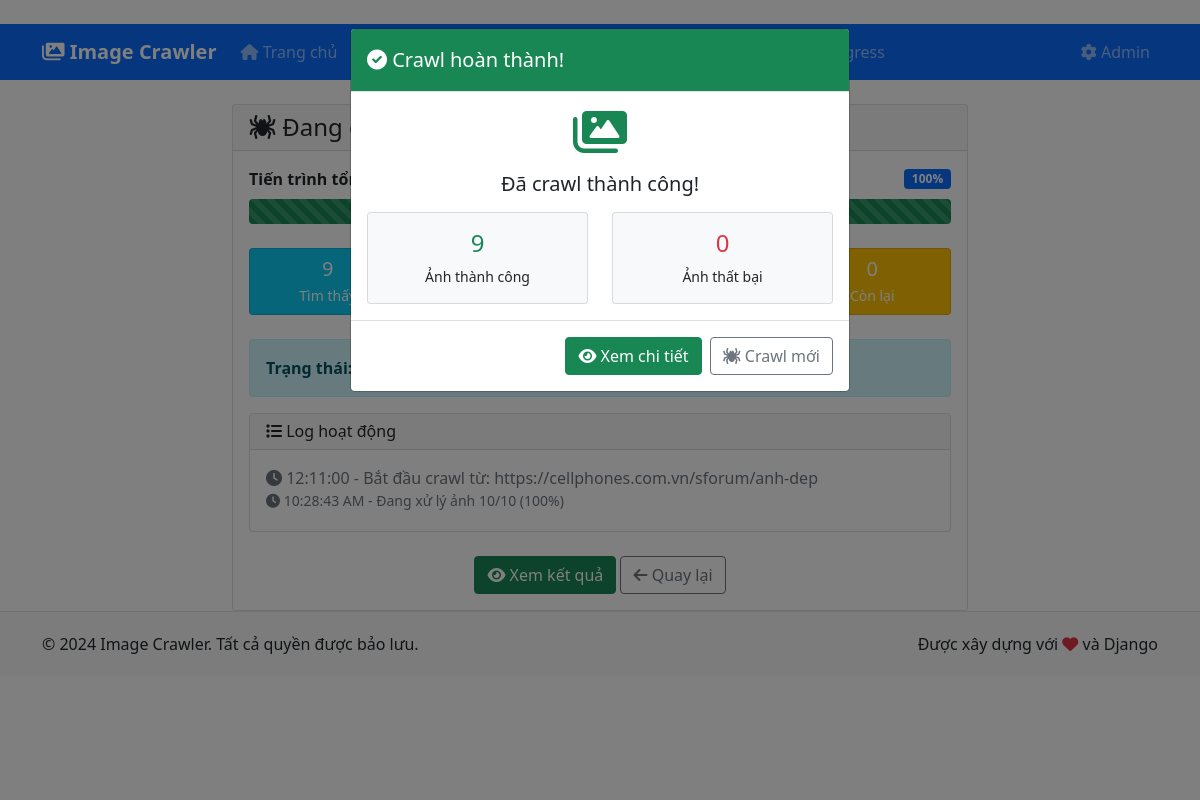
The page /progress/1/ on the database its author committed.
### image_crawler/models.py (models this page shows, shortened)
class CrawlSession(models.Model):
    target_url = models.URLField(verbose_name="URL mục tiêu", max_length=500)
    started_at = models.DateTimeField(verbose_name="Bắt đầu", default=timezone.now)
    finished_at = models.DateTimeField(verbose_name="Kết thúc", null=True, blank=True)
    total_images_found = models.PositiveIntegerField(verbose_name="Tổng ảnh tìm thấy", default=0)
    images_downloaded = models.PositiveIntegerField(verbose_name="Ảnh đã tải", default=0)
    images_failed = models.PositiveIntegerField(verbose_name="Ảnh thất bại", default=0)
    STATUS_CHOICES = [
        ('running', 'Đang chạy'),
        ('completed', 'Hoàn thành'),
        ('failed', 'Thất bại'),
        ('cancelled', 'Đã hủy'),
    ]
    status = models.CharField(
        verbose_name="Trạng thái",
        max_length=20,
        choices=STATUS_CHOICES,
        default='running'
    )
    notes = models.TextField(verbose_name="Ghi chú", blank=True)
    class Meta:
        verbose_name = "Phiên crawl"
        verbose_name_plural = "Phiên crawl"
        ordering = ['-started_at']

### image_crawler/views.py (the view, shortened to what this page needs)
# urls.py: path('progress/<int:session_id>/', views.crawl_progress_view, name='crawl_progress'),
def crawl_progress_view(request, session_id):
    session = get_object_or_404(CrawlSession, id=session_id)
    return render(request, 'image_crawler/crawl_progress.html', {'session': session})

### templates/image_crawler/crawl_progress.html (shortened to what this page needs)
﻿{% extends 'image_crawler/base.html' %}
{% block content %}
<div class="row">
    <div class="col-md-8 mx-auto">
        <div class="card">
            <div class="card-header">
                <h4 class="mb-0">
                    <i class="fas fa-spider fa-spin"></i> Đang crawl ảnh...
                </h4>
            </div>
            <div class="card-body">
                <div class="mb-4">
                    <div class="d-flex justify-content-between align-items-center mb-2">
                        <span class="fw-bold">Tiến trình tổng thể:</span>
                        <span id="progress-percent" class="badge bg-primary">0%</span>
                    </div>
                    <div class="progress mb-2" style="height: 25px;">
                        <div id="main-progress" class="progress-bar progress-bar-striped progress-bar-animated"
                             role="progressbar" style="width: 0%" aria-valuenow="0" aria-valuemin="0" aria-valuemax="100">
                            <span id="progress-text">Đang khởi tạo...</span>
                        </div>
                    </div>
                </div>
                <div class="row text-center mb-4">
                    <div class="col-md-3">
                        <div class="card bg-info text-white">
                            <div class="card-body py-2">
                                <h5 id="total-found" class="mb-1">0</h5>
                                <small>Tìm thấy</small>
                            </div>
                        </div>
                    </div>
                    <div class="col-md-3">
                        <div class="card bg-success text-white">
                            <div class="card-body py-2">
                                <h5 id="downloaded" class="mb-1">0</h5>
                                <small>Thành công</small>
                            </div>
                        </div>
                    </div>
                    <div class="col-md-3">
                        <div class="card bg-danger text-white">
                            <div class="card-body py-2">
                                <h5 id="failed" class="mb-1">0</h5>
                                <small>Thất bại</small>
                            </div>
                        </div>
                    </div>
                    <div class="col-md-3">
                        <div class="card bg-warning text-white">
                            <div class="card-body py-2">
                                <h5 id="remaining" class="mb-1">0</h5>
                                <small>Còn lại</small>
                            </div>
                        </div>
                    </div>
                </div>
                <div class="alert alert-info" role="alert">
                    <div class="d-flex align-items-center">
                        <div>
                            <strong>Trạng thái:</strong>
                            <span id="current-task">Đang khởi tạo...</span>
                        </div>
                    </div>
                </div>
                <div class="card">
                    <div class="card-header">
                        <h6 class="mb-0">
                            <i class="fas fa-list"></i> Log hoạt động
                        </h6>
                    </div>
                    <div class="card-body" style="max-height: 200px; overflow-y: auto;">
                        <div id="activity-log">
                            <div class="text-muted">
                                <i class="fas fa-clock"></i> {{ session.started_at|date:"H:i:s" }} - Bắt đầu crawl từ: {{ session.target_url }}
                            </div>
                        </div>
                    </div>
                </div>
                <div class="text-center mt-4">
                    <a href="{% url 'image_crawler:session_detail' session.id %}" id="view-results-btn"
                       class="btn btn-success" style="display: none;">
                        <i class="fas fa-eye"></i> Xem kết quả
                    </a>
                    <a href="{% url 'image_crawler:crawl' %}" class="btn btn-outline-secondary">
                        <i class="fas fa-arrow-left"></i> Quay lại
                    </a>
                </div>
            </div>
        </div>
    </div>
</div>
<div class="modal fade" id="completedModal" tabindex="-1">
    <div class="modal-dialog">
        <div class="modal-content">
            <div class="modal-header bg-success text-white">
                <h5 class="modal-title">
                    <i class="fas fa-check-circle"></i> Crawl hoàn thành!
                </h5>
            </div>
            <div class="modal-body text-center">
                <div class="mb-3">
                    <i class="fas fa-images fa-3x text-success mb-3"></i>
                    <h5>Đã crawl thành công!</h5>
                </div>
                <div class="row">
                    <div class="col-6">
                        <div class="card bg-light">
                            <div class="card-body">
                                <h4 id="final-downloaded" class="text-success">0</h4>
                                <small>Ảnh thành công</small>
                            </div>
                        </div>
                    </div>
                    <div class="col-6">
                        <div class="card bg-light">
                            <div class="card-body">
                                <h4 id="final-failed" class="text-danger">0</h4>
                                <small>Ảnh thất bại</small>
                            </div>
                        </div>
                    </div>
                </div>
            </div>
            <div class="modal-footer">
                <a href="{% url 'image_crawler:session_detail' session.id %}" class="btn btn-success">
                    <i class="fas fa-eye"></i> Xem chi tiết
                </a>
                <a href="{% url 'image_crawler:crawl' %}" class="btn btn-outline-secondary">
                    <i class="fas fa-spider"></i> Crawl mới
                </a>
            </div>
        </div>
    </div>
</div>
{% endblock %}

### rows shown on the page
CrawlSession: started_at "12:11:00", target_url "https://cellphones.com.vn/sforum/anh-dep"
